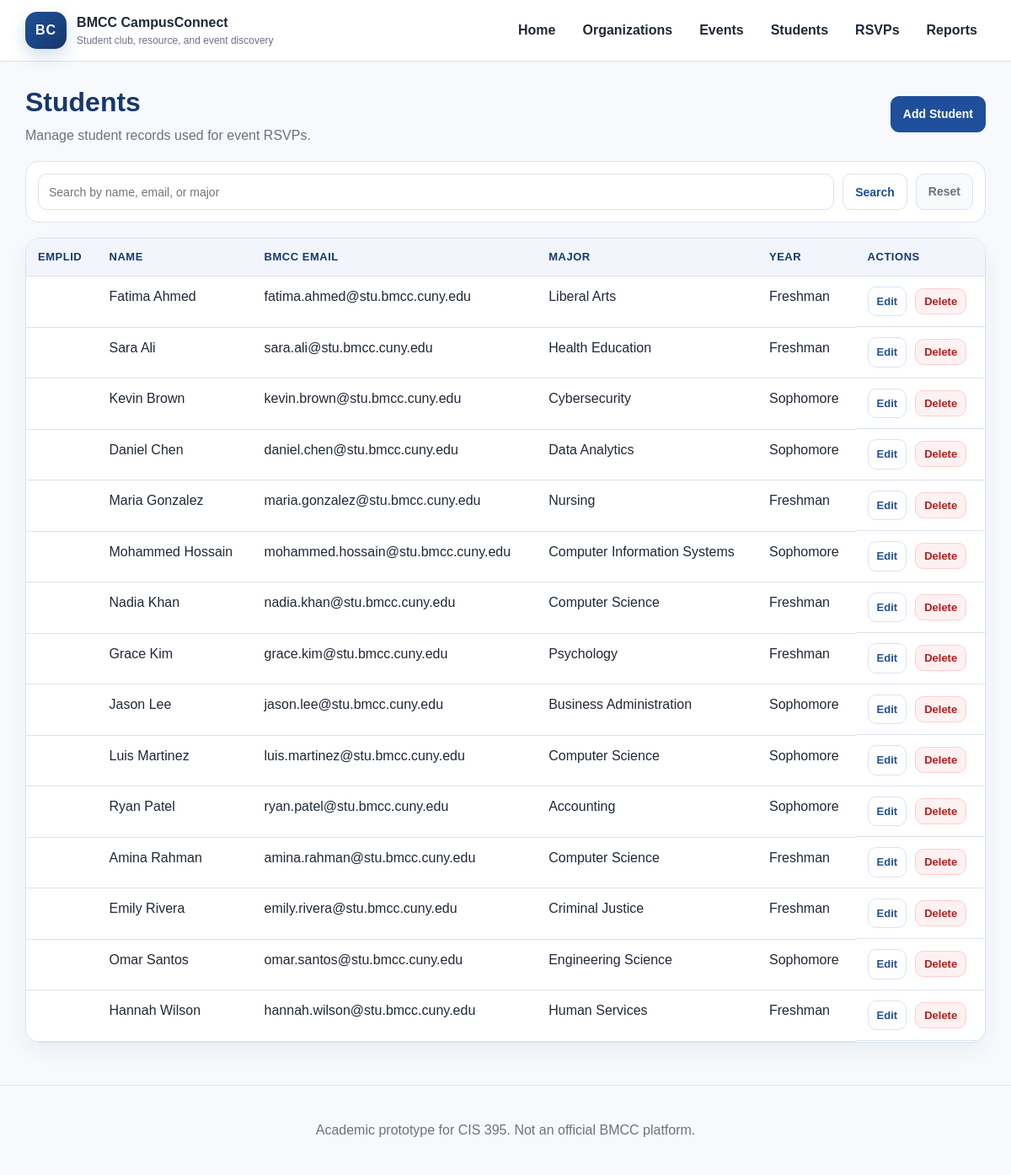
Before: /students with the older database file.
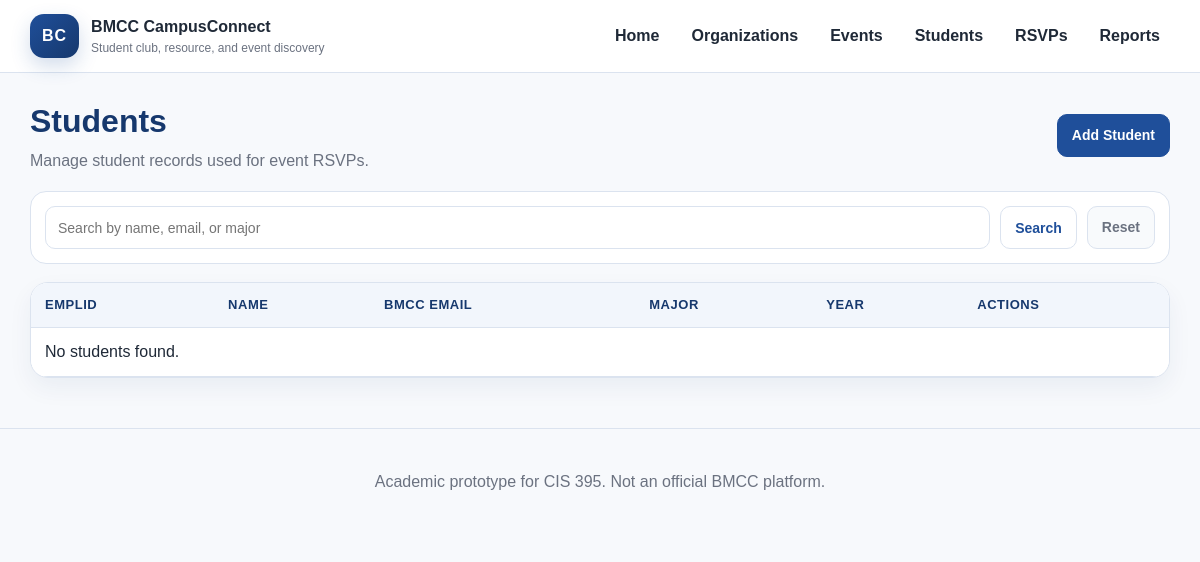
After: the same page with the newer database file.
### tables this page shows
CREATE TABLE Student (
    studentID INTEGER PRIMARY KEY AUTOINCREMENT,
    emplid TEXT NOT NULL UNIQUE,
    firstName TEXT NOT NULL,
    lastName TEXT NOT NULL,
    BMCCemail TEXT NOT NULL UNIQUE,
    major TEXT,
    yearLevel TEXT
);

### app.py (the view)
@app.route("/students")
def students():
    q = request.args.get("q", "").strip()
    conn = get_db_connection()
    if q:
        students = conn.execute(
            """
            SELECT * FROM Student
            WHERE firstName LIKE ? OR lastName LIKE ? OR BMCCemail LIKE ? OR major LIKE ?
            ORDER BY lastName, firstName
            """,
            (f"%{q}%", f"%{q}%", f"%{q}%", f"%{q}%"),
        ).fetchall()
    else:
        students = conn.execute(
            "SELECT * FROM Student ORDER BY lastName, firstName"
        ).fetchall()
    conn.close()
    return render_template("students.html", students=students, q=q)

### app.py (called while the page is built)
def get_db_connection():
    conn = sqlite3.connect(DATABASE)
    conn.row_factory = sqlite3.Row
    conn.execute("PRAGMA foreign_keys = ON")
    return conn

### templates/students.html (shortened to what this page needs)
{% extends 'base.html' %}
{% block content %}
<div class="page-title">
    <div>
        <h1>Students</h1>
        <p>Manage student records used for event RSVPs.</p>
    </div>
    <a class="btn primary" href="{{ url_for('add_student') }}">Add Student</a>
</div>
<form class="filter-bar" method="get">
    <input type="text" name="q" value="{{ q }}" placeholder="Search by name, email, or major">
    <button class="btn" type="submit">Search</button>
    <a class="btn light" href="{{ url_for('students') }}">Reset</a>
</form>
<div class="table-card">
    <table>
        <thead>
            <tr>
               <th>EMPLID</th>
                <th>Name</th>
                <th>BMCC Email</th>
                <th>Major</th>
                <th>Year</th>
                <th>Actions</th>
            </tr>
        </thead>
        <tbody>
            {% for student in students %}
            <tr>
                <td>{{ student.emplid }}</td>
                <td>{{ student.firstName }} {{ student.lastName }}</td>
                <td>{{ student.BMCCemail }}</td>
                <td>{{ student.major }}</td>
                <td>{{ student.yearLevel }}</td>
                <td class="actions">
                    <a class="btn small-btn" href="{{ url_for('edit_student', id=student.studentID) }}">Edit</a>
                    <form method="post" action="{{ url_for('delete_student', id=student.studentID) }}" onsubmit="return confirm('Delete this student?');">
                        <button class="btn danger small-btn" type="submit">Delete</button>
                    </form>
                </td>
            </tr>
            {% else %}
            <tr><td colspan="6">No students found.</td></tr>
            {% endfor %}
        </tbody>
    </table>
</div>
{% endblock %}

### templates/base.html (shortened to what this page needs)
<!DOCTYPE html>
<html lang="en">
<head>
    <link rel="stylesheet" href="{{ url_for('static', filename='style.css') }}">
</head>
<body>
    <header class="site-header">
        <nav class="navbar">
            <a class="brand" href="{{ url_for('index') }}">
                <span class="logo-badge">BC</span>
                <span>
                    <strong>BMCC CampusConnect</strong>
                    <small>Student club, resource, and event discovery</small>
                </span>
            </a>
            <div class="nav-links">
                <a href="{{ url_for('index') }}">Home</a>
                <a href="{{ url_for('organizations') }}">Organizations</a>
                <a href="{{ url_for('events') }}">Events</a>
                <a href="{{ url_for('students') }}">Students</a>
                <a href="{{ url_for('rsvps') }}">RSVPs</a>
                <a href="{{ url_for('reports') }}">Reports</a>
            </div>
        </nav>
    </header>
    <main class="container">
        {% block content %}{% endblock %}
    </main>
    <footer class="footer">
        <p>Academic prototype for CIS 395. Not an official BMCC platform.</p>
    </footer>
</body>
</html>

### static/style.css (style rules this page uses)
:root { --blue: #1f4f9a; --dark-blue: #16386d; --light-blue: #eef5ff; --gold: #f4b400; --text: #1f2937; --muted: #6b7280; --border: #dbe3ef; --bg: #f7f9fc; --white: #ffffff; --danger: #b91c1c; --success: #047857; --warning: #92400e; }
* { box-sizing: border-box; }
body { margin: 0; font-family: Arial, Helvetica, sans-serif; color: var(--text); background: var(--bg); line-height: 1.5; }
a { color: var(--blue); text-decoration: none; }
.site-header { background: var(--white); border-bottom: 1px solid var(--border); position: sticky; top: 0; z-index: 10; }
.navbar { max-width: 1180px; margin: 0 auto; padding: 14px 20px; display: flex; align-items: center; justify-content: space-between; gap: 20px; }
.brand { display: flex; align-items: center; gap: 12px; color: var(--text); }
.brand small { display: block; color: var(--muted); font-size: 12px; }
.logo-badge { background: linear-gradient(135deg, var(--blue), var(--dark-blue)); color: white; font-weight: 800; border-radius: 14px; padding: 10px 12px; letter-spacing: 1px; box-shadow: 0 8px 20px rgba(31, 79, 154, 0.2); }
.nav-links { display: flex; flex-wrap: wrap; gap: 12px; }
.nav-links a { color: var(--text); font-weight: 600; padding: 8px 10px; border-radius: 10px; }
.container { max-width: 1180px; margin: 0 auto; padding: 24px 20px 50px; }
.hero-card, .panel, .table-card, .form-card, .org-card, .event-card, .quick-card, .stat-card { background: var(--white); border: 1px solid var(--border); border-radius: 18px; box-shadow: 0 10px 25px rgba(20, 55, 110, 0.06); }
.section-heading, .page-title { display: flex; align-items: center; justify-content: space-between; gap: 16px; margin-bottom: 18px; }
.page-title h1 { margin: 0 0 4px; color: var(--dark-blue); }
.page-title p { margin: 0; color: var(--muted); }
.btn { border: 1px solid var(--border); background: var(--white); color: var(--blue); padding: 10px 14px; border-radius: 10px; font-weight: 700; cursor: pointer; display: inline-flex; align-items: center; justify-content: center; font-size: 14px; }
.btn.primary { background: var(--blue); color: white; border-color: var(--blue); }
.btn.light { background: #f8fafc; color: var(--muted); }
.filter-bar { display: flex; flex-wrap: wrap; gap: 10px; margin-bottom: 18px; background: var(--white); border: 1px solid var(--border); padding: 14px; border-radius: 16px; }
input, select, textarea { width: 100%; padding: 11px 12px; border: 1px solid var(--border); border-radius: 10px; font-size: 14px; font-family: inherit; background: white; }
.filter-bar input { flex: 2 1 260px; }
.table-card { padding: 0; overflow-x: auto; }
table { width: 100%; border-collapse: collapse; background: white; }
th, td { padding: 12px 14px; border-bottom: 1px solid var(--border); text-align: left; vertical-align: top; }
th { background: #f2f6fc; color: var(--dark-blue); font-size: 13px; text-transform: uppercase; letter-spacing: .04em; }
.footer { text-align: center; color: var(--muted); padding: 25px; border-top: 1px solid var(--border); }

Changed rows visible on the page:
removed Student: firstName "Fatima", lastName "Ahmed", BMCCemail "fatima.ahmed@stu.bmcc.cuny.edu", major "Liberal Arts", yearLevel "Freshman"
removed Student: firstName "Sara", lastName "Ali", BMCCemail "sara.ali@stu.bmcc.cuny.edu", major "Health Education", yearLevel "Freshman"
removed Student: firstName "Kevin", lastName "Brown", BMCCemail "kevin.brown@stu.bmcc.cuny.edu", major "Cybersecurity", yearLevel "Sophomore"
removed Student: firstName "Daniel", lastName "Chen", BMCCemail "daniel.chen@stu.bmcc.cuny.edu", major "Data Analytics", yearLevel "Sophomore"
removed Student: firstName "Maria", lastName "Gonzalez", BMCCemail "maria.gonzalez@stu.bmcc.cuny.edu", major "Nursing", yearLevel "Freshman"
removed Student: firstName "Mohammed", lastName "Hossain", BMCCemail "mohammed.hossain@stu.bmcc.cuny.edu", major "Computer Information Systems", yearLevel "Sophomore"
removed Student: firstName "Nadia", lastName "Khan", BMCCemail "nadia.khan@stu.bmcc.cuny.edu", major "Computer Science", yearLevel "Freshman"
removed Student: firstName "Grace", lastName "Kim", BMCCemail "grace.kim@stu.bmcc.cuny.edu", major "Psychology", yearLevel "Freshman"
removed Student: firstName "Jason", lastName "Lee", BMCCemail "jason.lee@stu.bmcc.cuny.edu", major "Business Administration", yearLevel "Sophomore"
removed Student: firstName "Luis", lastName "Martinez", BMCCemail "luis.martinez@stu.bmcc.cuny.edu", major "Computer Science", yearLevel "Sophomore"
removed Student: firstName "Ryan", lastName "Patel", BMCCemail "ryan.patel@stu.bmcc.cuny.edu", major "Accounting", yearLevel "Sophomore"
removed Student: firstName "Amina", lastName "Rahman", BMCCemail "amina.rahman@stu.bmcc.cuny.edu", major "Computer Science", yearLevel "Freshman"
removed Student: firstName "Emily", lastName "Rivera", BMCCemail "emily.rivera@stu.bmcc.cuny.edu", major "Criminal Justice", yearLevel "Freshman"
removed Student: firstName "Omar", lastName "Santos", BMCCemail "omar.santos@stu.bmcc.cuny.edu", major "Engineering Science", yearLevel "Sophomore"
removed Student: firstName "Hannah", lastName "Wilson", BMCCemail "hannah.wilson@stu.bmcc.cuny.edu", major "Human Services", yearLevel "Freshman"
Other visible differences:
text now shown: "No students found."
